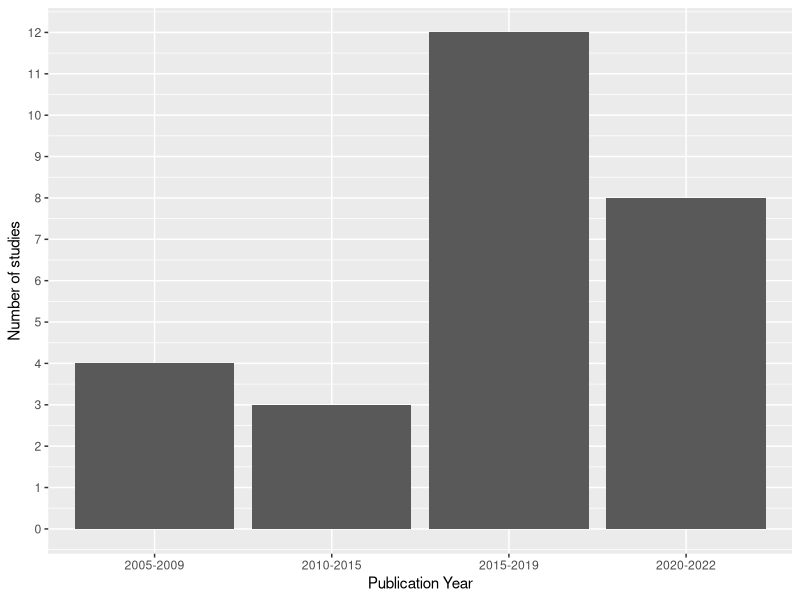
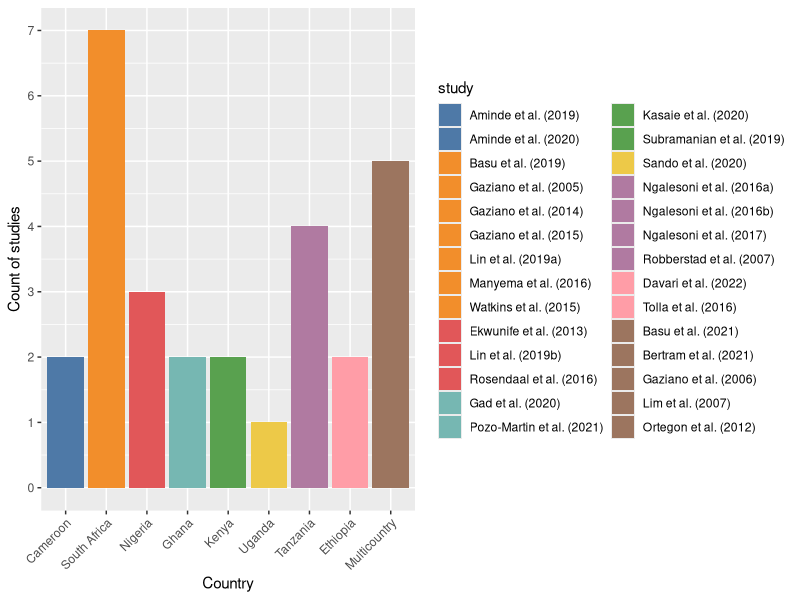
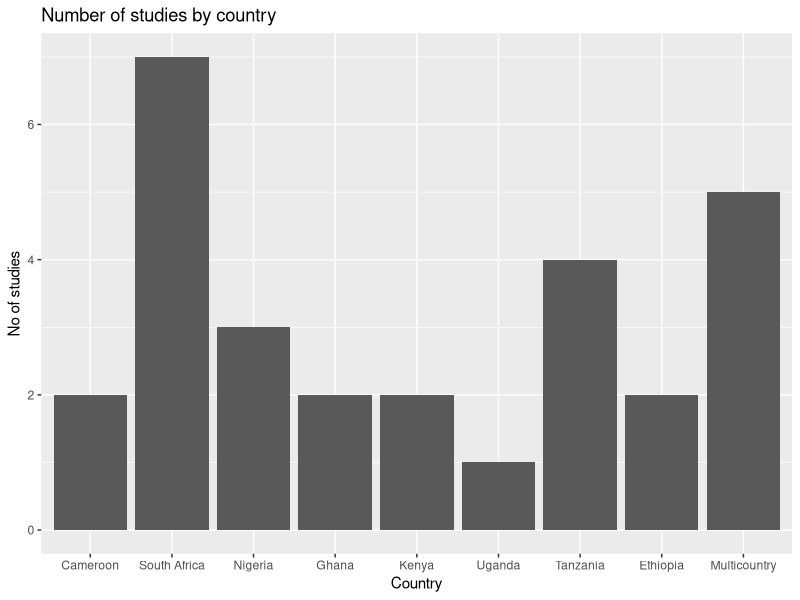
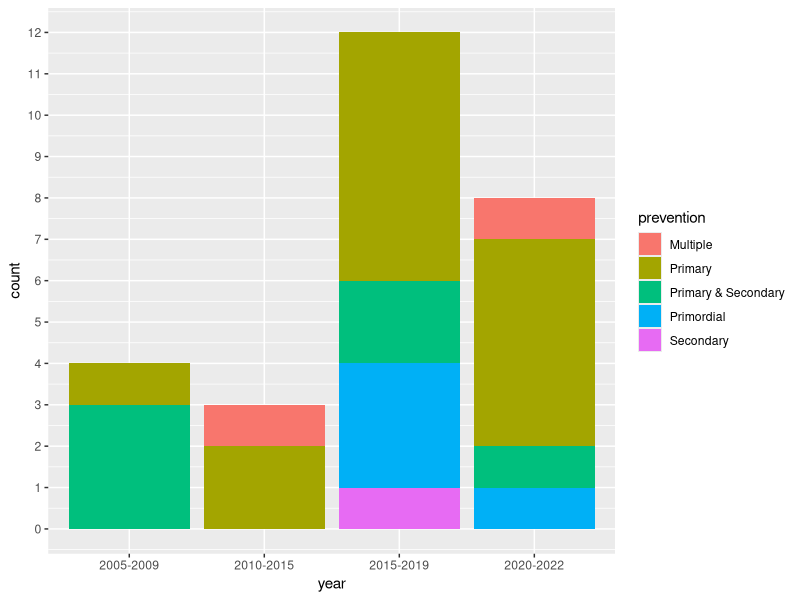
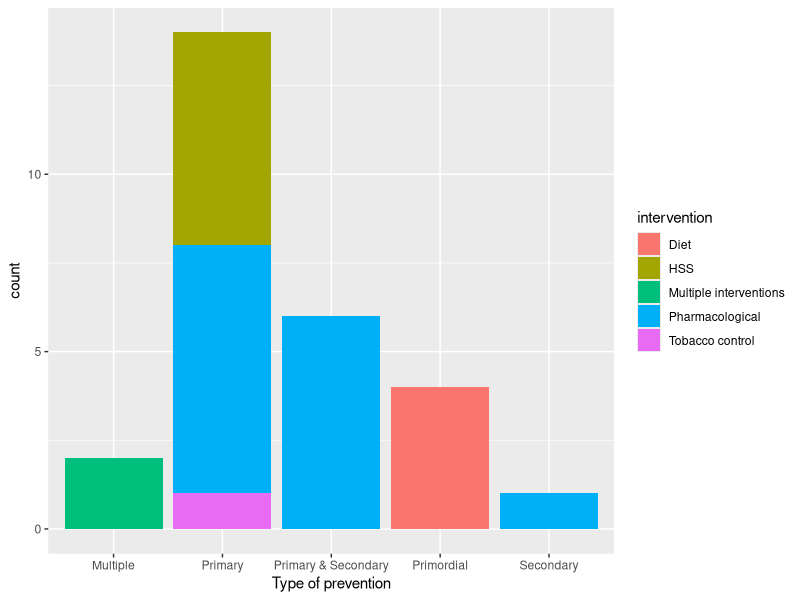
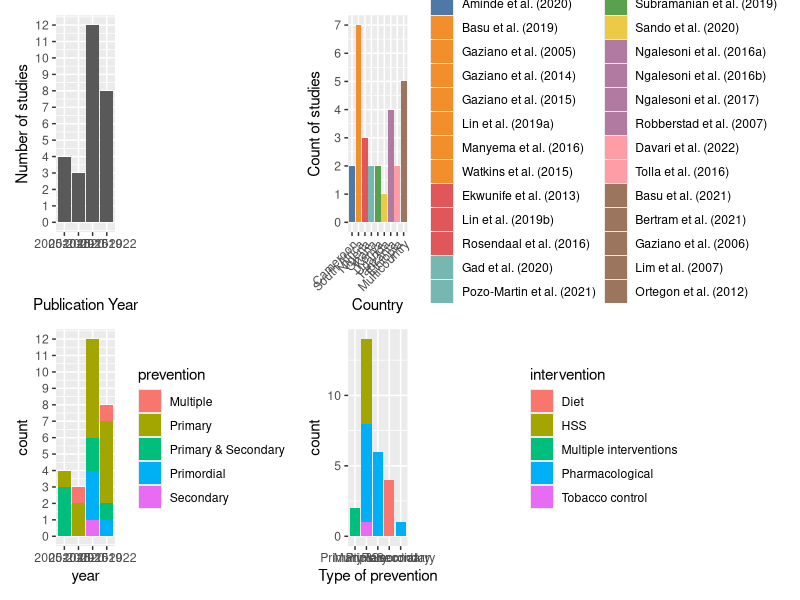
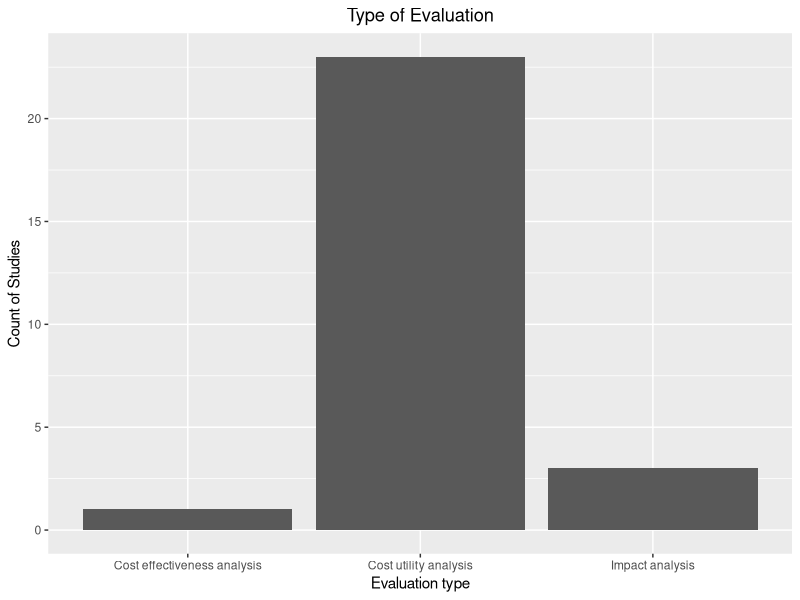
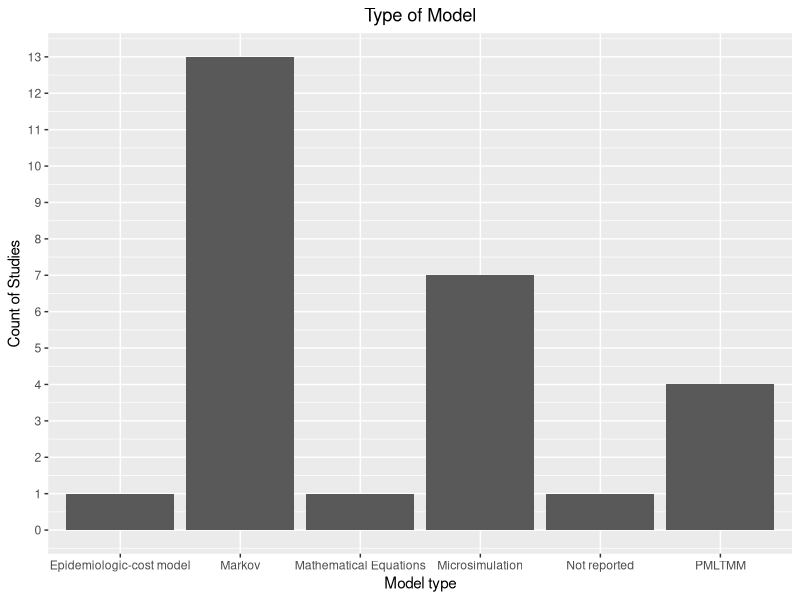

Source code (R) for these figures, in order:
## library(geofacet)
library(data.table)
library(tidyverse)
library(ggplot2)
library(patchwork)  ### for combining plots
library(ggthemes)

## setting working directory
## setwd("U:/ManWin/My Documents/James Oguta/My PhD Folder-2023-2024/My Systematic Review/Synthesis/Tables/Final/Analyses")
# reading datasets
cvd_data<- read.csv("Final Dataset.csv")

cvd_data<- as.data.table(cvd_data)


#changing variable names to lower case
names(cvd_data)<- tolower(names(cvd_data))

#removing decimals from column names
names(cvd_data) <- gsub("\\.", "", names(cvd_data))

# renaming variables
 cvd_data <- cvd_data %>% 
   rename(
     evaluation = evaluationtype,
     prevention = preventiontype,
     intervention = interventiontype,
     cvd_outcomes = cvdoutcomesassesed,
     model = modeltype,
     risk = cvdriskequation,
     d_rate = discountrate,
     horizon = timehorizon,
     start_age = minimumageyears,
     equity = equitydimensions,
     sensitivity = sensitivityanalysis,
     evpi= evpiassessed,
     guideline = reportingguidelineused,
     ceacf = ceacsceafspresented, 
     adaptation= modeladaptation,
     funding = typeoffundingsources,
     conflict= conflictofinterest
   )

#checking types of variables
 str(cvd_data)
 
#selecting a subset of variables
 selected <- c("authors", "country", "year", "evaluation", "prevention", "intervention", "cvd_outcomes",
               "multimorbidity", "model", "risk", "perspective", "d_rate", "start_age", "horizon", "cyclelength",
               "outcomemeasure", "equity", "sensitivity", "evpi", "ceacf", "validation", "callibration",
               "adaptation", "funding", "conflict")
subset_cvd <- cvd_data %>% 
  select(all_of(selected))

to_factor <- c("country", "evaluation", "prevention", "intervention", "cvd_outcomes",
               "model", "risk", "perspective", "d_rate", "start_age", "horizon", "cyclelength",
              "software", "outcomemeasure", "equity", "sensitivity", "evpi", "ceacf", "validation",
              "callibration","adaptation", "funding", "conflict")
str(subset_cvd)

#defining factor variables
cvd <- cvd_data %>% 
  mutate_at(to_factor, as.factor)

# Creating a subset of country dataset###
country <- cvd %>% select(id, authors, country)
summary(country$country)

#creating list of countries
country_list <- c("Cameroon", "South Africa", "Nigeria", "Ghana",
                  "Kenya", "Uganda", "Tanzania", "Ethiopia", "Multicountry")
# Initialize an empty list to store binary variables
country_flags <- list()

# Loop through each country
for (count in country_list) {
  # Check if the country is present in the observation
  country_flag <- as.integer(grepl(count, country$country))
  
  # Add the binary variable to the list
  country_flags[[count]] <- country_flag
}

# Convert the list to a data frame
country_df <- as.data.frame(country_flags)

# Bind the binary variables to the main dataset
country_dataset <- cbind(country, country_df)

# Save the dataset as a CSV file
write.csv(country_dataset, "country_dataset.csv", row.names = FALSE)

dataset_wide <- country_dataset[, 4:12]


# Reshape data into a long format
dataset_long <- reshape2::melt(as.matrix(dataset_wide), id.vars = "authors", variable.name = "studies", value.name = "number")
dataset_long <- dataset_long[dataset_long$number > 0, ]  # Keep only rows where disease is present

authors <- cvd_data$authors
writeLines(authors,"data.txt")
colnames(dataset_long)[colnames(dataset_long) == "Var1"] ="study"
colnames(dataset_long)[colnames(dataset_long) == "Var2"] ="country"



dataset_long$study <- factor(dataset_long$study, levels = 1:27, labels = c(
  "Aminde et al. (2019)", "Aminde et al. (2020)","Basu et al. (2019)","Basu et al. (2021)",
  "Bertram et al. (2021)","Davari et al. (2022)","Ekwunife et al. (2013)","Gad et al. (2020)",
  "Gaziano et al. (2005)","Gaziano et al. (2006)","Gaziano et al. (2014)","Gaziano et al. (2015)",
  "Kasaie et al. (2020)","Lim et al. (2007)","Lin et al. (2019)","Manyema et al. (2016)",
  "Ngalesoni et al. (2016a)","Ngalesoni et al. (2016b)","Ngalesoni et al. (2017)","Ortegon et al. (2012)",
  "Pozo-Martin et al. (2021)","Robberstad et al. (2007)","Rosendaal et al. (2016)",
  "Sando et al. (2020)","Subramanian et al. (2019)","Tolla et al. (2016)","Watkins et al. (2015)"
))

dataset_long$country <- ifelse(dataset_long$country=="South.Africa","South Africa",
                               ifelse(dataset_long$country=="Ethiopia","Ethiopia", 
                                      ifelse(dataset_long$country=="Nigeria", "Nigeria",
                                             ifelse(dataset_long$country=="Kenya", "Kenya",
                                                    ifelse(dataset_long$country=="Uganda", "Uganda",
                                                           ifelse(dataset_long$country=="Tanzania", "Tanzania",
                                                                  ifelse(dataset_long$country=="Cameroon", "Cameroon",
                                                                         ifelse(dataset_long$country=="Multicountry", "Multicountry",
                                                                                ifelse(dataset_long$country=="Ghana","Ghana",
                                                                                       dataset_long$country)))))))))
                                                                                

###################################################################################
##Categorizing year variable
subset_cvd$yearcat <- ifelse(subset_cvd$year<2010, "2005-2009",
                              ifelse(subset_cvd$year>=2010 & subset_cvd$year<2015, "2010-2015",
                                     ifelse(subset_cvd$year>=2015 & subset_cvd$year<2020, "2015-2019",
                                            ifelse(subset_cvd$year>=2020, "2020-2022", NA))))



subset_cvd$prevention <- ifelse(subset_cvd$intervention=="Diet","Primordial",
                                ifelse(subset_cvd$intervention=="Multiple interventions", "Multiple",
                                       subset_cvd$prevention))

subset_cvd$prevention <- ifelse(subset_cvd$prevention=="Both","Primary & Secondary",
                                subset_cvd$prevention)

subset_cvd$model <- ifelse(subset_cvd$model=="Proportional multi-state life table Markov model","PMLTMM",
                           ifelse(subset_cvd$model=="Mathematical functions", 
                                  "Mathematical Equations",
                                  ifelse(subset_cvd$model=="Cohort Markov model", "Markov", subset_cvd$model))) 

subset_cvd$perspective <- ifelse(subset_cvd$perspective=="Public provider","Healthcare Provider",
                                subset_cvd$perspective)

# Search for "Framingham" in the risk variable
subset_cvd$framingham <- ifelse(grepl("Framingham", subset_cvd$risk), 1, 0)



# Search for "who" or "Absolute" in the risk variable
subset_cvd$who <- ifelse(grepl("WHO|Absolute", subset_cvd$risk, ignore.case = TRUE), 1, 0)


# Search for "Globorisk" in the risk variable
subset_cvd$globorisk <- ifelse(grepl("Globorisk", subset_cvd$risk), 1, 0)

# Search for "Globorisk" in the risk variable
subset_cvd$cox <- ifelse(grepl("cox", subset_cvd$risk), 1, 0)

sum (subset_cvd$framingham)
sum (subset_cvd$who)
sum (subset_cvd$globorisk)


risk_columns <- c("framingham", "who", "globorisk", "cox" )
risk_wide <- subset_cvd[, ..risk_columns,drop=FALSE] # the .. syntax within the square brackets to select columns dynamically

# Reshape data into a long format
risk_long <- reshape2::melt(as.matrix(risk_wide), id.vars = "authors", variable.name = "risk", value.name = "number")
risk_long <- risk_long[risk_long$number > 0, ]  # Keep only rows where disease is present

authors <- cvd_data$authors
colnames(risk_long)[colnames(risk_long) == "Var1"] ="study"
colnames(risk_long)[colnames(risk_long) == "Var2"] ="risk"


####Cleaning the horizon column

subset_cvd$horizon <- ifelse(grepl("Lifetime", subset_cvd$horizon), "Lifetime",
                             ifelse(grepl("10 years", subset_cvd$horizon), "10 years", 
                                    subset_cvd$horizon))

###Model Outcomes###
# Search for "Ischemic heart disease" in the outcome variable
subset_cvd$ihd <- ifelse(grepl("Ischemic heart |ischemic heart|infarction|Coronary|coronary|congestive|Congestive", subset_cvd$cvd_outcomes, ignore.case = TRUE), 1, 0)

# Search for "Stroke" in the outcome variable
subset_cvd$stroke <- ifelse(grepl("Stroke |stroke", subset_cvd$cvd_outcomes, ignore.case = TRUE), 1, 0)

# Search for "CVA" in the outcome variable
subset_cvd$cva <- ifelse(grepl("Cerebrovascular |derebrovascular|CVA", subset_cvd$cvd_outcomes, ignore.case = TRUE), 1, 0)

# Search for "HHD" in the outcome variable
subset_cvd$hhd <- ifelse(grepl("hypertensive |HHD", subset_cvd$cvd_outcomes, ignore.case = TRUE), 1, 0)

# Search for "Angina" in the outcome variable
subset_cvd$angina <- ifelse(grepl("Angina |angina", subset_cvd$cvd_outcomes, ignore.case = TRUE), 1, 0)

# Search for "Cardiac Arrest" in the outcome variable
subset_cvd$ca <- ifelse(grepl("Cardiac Arrest| arrest", subset_cvd$cvd_outcomes, ignore.case = TRUE), 1, 0)

# Search for "Atherosclerosis" in the outcome variable
subset_cvd$athero <- ifelse(grepl("athero", subset_cvd$cvd_outcomes, ignore.case = TRUE), 1, 0)


outcome_columns <- c("ihd", "stroke", "cva", "angina","ca","athero" )
outcome_wide <- subset_cvd[, ..risk_columns,drop=FALSE] # the .. syntax within the square brackets to select columns dynamically

# Reshape data into a long format
outcome_long <- reshape2::melt(as.matrix(outcome_wide), id.vars = "authors", variable.name = "outcome", value.name = "number")
outcome_long <- outcome_long[outcome_long$number > 0, ]  # Keep only rows where disease is present

authors <- cvd_data$authors
colnames(outcome_long)[colnames(outcome_long) == "Var1"] ="study"
colnames(outcome_long)[colnames(outcome_long) == "Var2"] ="outcome"


### Characteristics of Included Studies###############
###General characteristics#########

# Graphing year of publication

p1 <- ggplot(subset_cvd, aes(yearcat)) + 
  geom_bar() +
  labs(x = "Publication Year", y = "Number of studies") +
  scale_y_continuous(breaks = 0:13)

p1

# Plotting combinations of studies in each country
## NOTE Lin 2019: down as Nigeria and South Africa
## going to assume these are separate studies rather than both needing coding as multicountry
## TODO check and correct

dataset_long$study <- as.character(dataset_long$study)
dataset_long$study[grepl("Lin", dataset_long$study) & grepl("South", dataset_long$country)] <- "Lin et al. (2019a)"
dataset_long$study[grepl("Lin", dataset_long$study) & grepl("Nigeria", dataset_long$country)] <- "Lin et al. (2019b)"
dataset_long$study <- factor(dataset_long$study,
  levels = unique(dataset_long$study),
  ordered = TRUE
)

## make factor:
dataset_long$country <- factor(dataset_long$country, levels = unique(dataset_long$country),
                               ordered = TRUE)
## select colors:
clz <- tableau_color_pal("Tableau 10")(10)
sclz <- clz[as.integer((dataset_long$country))] # manual study colors
names(sclz) <- dataset_long$study               #making named colors

p2 <- ggplot(dataset_long,
             aes(x = country,
                 fill = study)) + #as.factor(study)
  geom_bar(stat = "count") +
  theme(axis.text.x = element_text(angle = 45, hjust = 1),
        plot.title = element_text(hjust = 0.5)) +  # Center the title
  scale_y_continuous(breaks = seq(0, 27, 1)) +
  labs(x = "Country", y = "Count of studies") +
  ## scale_fill_discrete(name = "Study") +
  scale_fill_manual(values=sclz)## +
  ## ggtitle("Number of Studies per Country")
p2

# To create a bar graph using ggplot2- Alternative 2
p3 <- ggplot(dataset_long, aes(x = country, y = number)) +
  geom_bar(stat = "identity") +
  labs(x = "Country", y = "No of studies", title = "Number of studies by country")

p3

# Graphing year of publication by prevention type-Pete to advise on this.

p4 <- ggplot(subset_cvd) + 
  geom_bar(aes(x = yearcat, fill = prevention), position = "stack") + 
  labs(x = "year")+
  scale_y_continuous(breaks = 0:13)
p4

# Graphing intervention by prevention type

p5 <- ggplot(subset_cvd) + 
  geom_bar(aes(prevention, fill = intervention), position = "stack") + 
  labs(x = "Type of prevention")

p5

p6 <- p1+p2+p4+p5  ####Pete to advise on what is important here
p6

ggsave(file = "plot1.pdf", plot = p6, width = 16, height = 10)

###########Characteristics of DAMs####################
####Evaluation type####
p7 <- ggplot(subset_cvd, aes(evaluation)) +
  geom_bar(stat = "count") +
  labs(x = "Evaluation type", y= "Count of Studies", title = "Type of Evaluation") +
  theme(plot.title = element_text(hjust = 0.5))

p7


####Model Typologies####
p8 <- ggplot(subset_cvd, aes(model)) +
  geom_bar(stat = "count") +
  labs(x = "Model type", y= "Count of Studies", title = "Type of Model") +
  theme(plot.title = element_text(hjust = 0.5))+
  scale_y_continuous(breaks = 0:13)

p8

####Evaluation type####
p9 <- ggplot(subset_cvd, aes(perspective)) +
  geom_bar(stat = "count") +
  labs(x = "Perspective", y= "Count of Studies", title = "Perspective of Evaluation") +
  theme(plot.title = element_text(hjust = 0.5))+
  scale_y_continuous(breaks = 0:11)

p9

####Horizon####
p10 <- ggplot(subset_cvd, aes(horizon)) +
  geom_bar(stat = "count") +
  labs(x = "Time Horizon", y= "Count of Studies", title = "Time Horizon") +
  theme(plot.title = element_text(hjust = 0.5))

p10


# To create a bar graph of CVD risk equations

p11 <- ggplot(risk_long, aes(risk, number)) +
  geom_bar(stat = "identity") +
  labs(x = "Risk equation", y = "No of studies", title = "CVD Risk Equations") +
  theme(plot.title = element_text(hjust = 0.5))

p11

# To create a bar graph of CVD Outcomes

p12 <- ggplot(outcome_long, aes(outcome, number)) +
  geom_bar(stat = "identity") +
  labs(x = "CVD Outcome", y = "No of studies", title = "CVD Outcome") +
  theme(plot.title = element_text(hjust = 0.5))

p12

p13 <- p7+p8+p9+p10+p11+p12



ggsave(file = "plot2.pdf", plot = p13, width = 20, height = 5)

####Type of sensitivity analysis####
p14 <- ggplot(subset_cvd, aes(sensitivity)) +
  geom_bar(stat = "count") +
  labs(x = "Sensityvity analysis", y= "Count of Studies", title = "Type of sensitivity analysis") +
  theme(plot.title = element_text(hjust = 0.5))

p14
